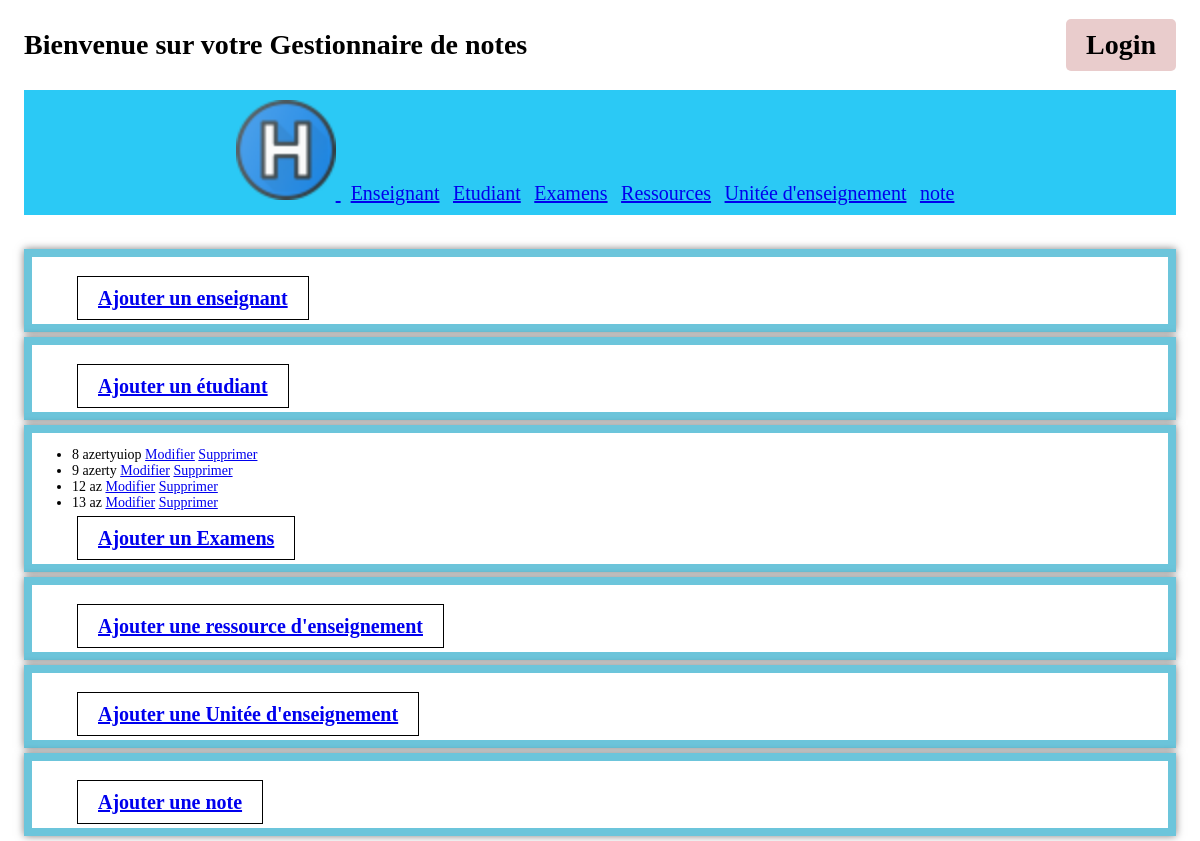
Page /gestionnote/all/ on the earlier database version.
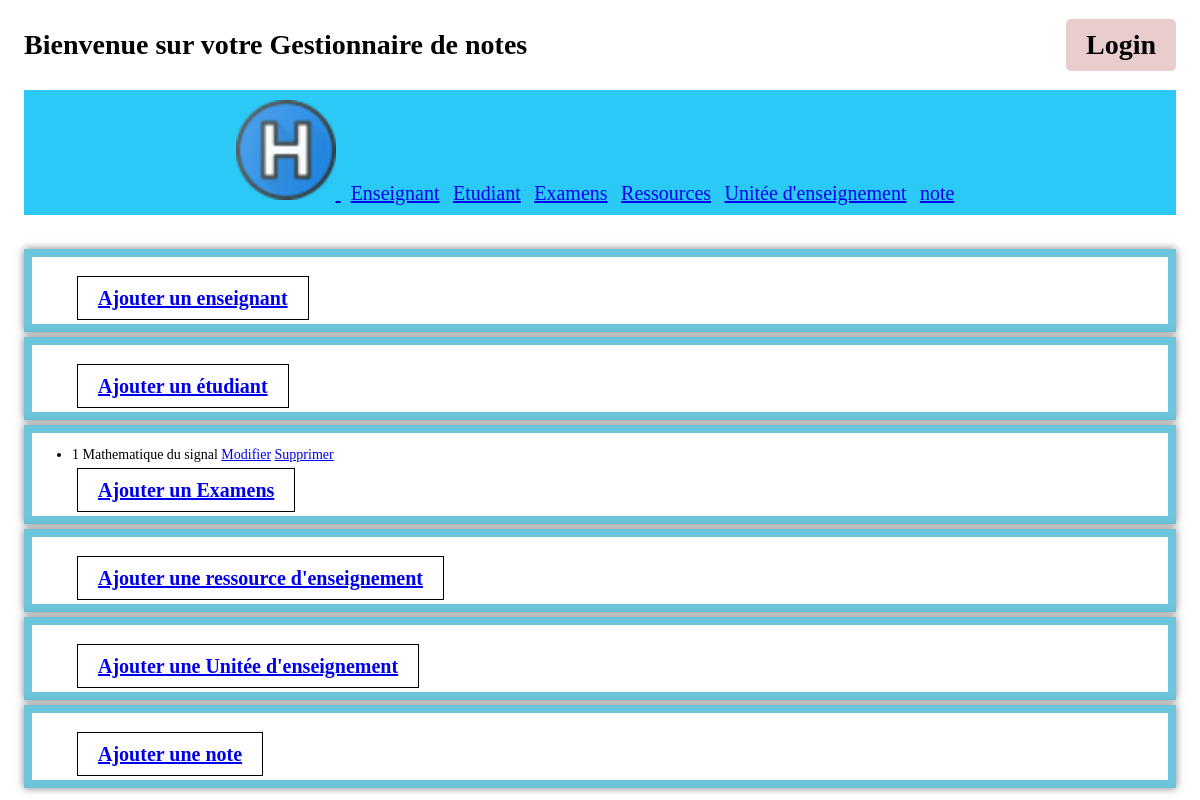
Same page on the later database version.
### gestionnote/models.py (models this page shows, shortened)
class Examens(models.Model):
    id = models.IntegerField(primary_key = True, default=None)
    titre = models.CharField(max_length=100)
    date = models.DateField(max_length=10)
    coefficient = models.IntegerField(blank=False)

### gestionnote/views.py (the view)
# urls.py: path('all/', views.all, name='all'),
def all(request):
    examenss = list(models.Examens.objects.all())
    return render(request, 'gestionnote/all.html', {'examenss': examenss})

### gestionnote/templates/gestionnote/all.html (shortened to what this page needs)
{% extends 'gestionnote/main.html' %}
{% block content %}
<div class="content-all">
    <div class="content-wrapper">
        <ul>
            <br>
            <a href="../../gestionnote/ajoutenseignant" class="btn">Ajouter un enseignant</a>
        </ul>
    </div>
    <div class="content-wrapper">
        <ul>
            <br>
            <a href="../../gestionnote/ajoutetudiant" class="btn">Ajouter un étudiant</a>
        </ul>
    </div>
    <div class="content-wrapper">
        <ul>
            {% for examens in examenss  %}
                <li>
                    {{ examens.id }} {{ examens.titre }}
                    <a href="../../gestionnote/update/{{ examens.id }}">Modifier</a>
                    <a href="../../gestionnote/delete/{{ examens.id }}">Supprimer</a>
                </li>
            {% endfor %}
            <br>
            <a href="../../gestionnote/ajout" class="btn">Ajouter un Examens</a>
        </ul>
    </div>
    <div class="content-wrapper">
        <ul>
            <br>
            <a href="../../gestionnote/ajoutrunite" class="btn">Ajouter une ressource d'enseignement</a>
        </ul>
    </div>
    <div class="content-wrapper">
        <ul>
            <br>
            <a href="../../gestionnote/ajoutunite" class="btn">Ajouter une Unitée d'enseignement</a>
        </ul>
    </div>
    <div class="content-wrapper">
        <ul>
            <br>
            <a href="../../gestionnote/ajoutnote" class="btn">Ajouter une note </a>
        </ul>
    </div>
</div>
{% endblock %}

### gestionnote/templates/gestionnote/main.html (shortened to what this page needs)
{% load static %}
<!DOCTYPE html>
<html>
<head>
  <link rel="stylesheet" type="text/css" href="{% static 'gestionnote/styles.css' %}">
</head>
<body>
    <h1>Bienvenue sur votre Gestionnaire de notes</br>
    <a href="{% url 'login' %}" class="login-btn">Login</a>
    </h1>
  <div id="navbar">
    <ul>
      <li>
        <a href="/gestionnote/">
          <img src="{% static 'image/Home.png' %}" alt="Home" style="width: 100px; height: 100px;">
        </a>
      </li>
      <li><a href="/gestionnote/allenseignant/">Enseignant</a></li>
      <li><a href="/gestionnote/alletudiant">Etudiant</a></li>
      <li><a href="/gestionnote/all">Examens</a></li>
      <li><a href="/gestionnote/allrunite">Ressources</a></li>
      <li><a href="/gestionnote/allunite">Unitée d'enseignement</a></li>
      <li><a href="/gestionnote/allnote">note</a></li>
    </ul>
  </div>
  {% block content %}{% endblock %}
</body>
</html>

### gestionnote/static/gestionnote/styles.css (style rules this page uses)
body { font-family: Arial, sans-serif; margin: 0 2%; padding: 0; font-family: "Raleway"; font-size: 14px; font-weight: 500; -webkit-font-smoothing: antialiased; }
#navbar { background-color: #2bc9f5; color: #fff; padding: 10px; text-align: center; margin-bottom: 3%; }
#navbar ul { list-style-type: none; margin: 0; padding: 0; }
#navbar ul li { display: inline; margin-right: 10px; }
#navbar a { font-size: 20px; }
.content-wrapper { border: 8px solid #6cc5db; box-shadow: 0 0 8px rgba(0, 0, 0, 0.5); margin-bottom: 5px; }
.login-btn { display: inline-block; padding: 10px 20px; background-color: #e9cccc; color: #000000; text-decoration: none; border-radius: 5px; margin-left: auto; }
h1 { display: flex; justify-content: space-between; align-items: center; }
.btn { font-size: 20px; font-weight: bold; border: 1px solid #000; padding: 10px 20px; margin: 5px; }

Differences in the rows shown:
removed Examens: id "8", titre "azertyuiop"
removed Examens: id "9", titre "azerty"
removed Examens: id "12", titre "az"
removed Examens: id "13", titre "az"
added Examens: id "1", titre "Mathematique du signal"
